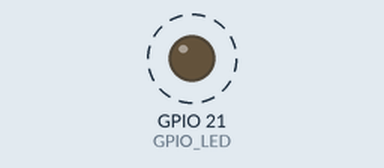
The program below on a simulated Raspberry Pi (BCM pin numbers). On the bench: output pins drawn as LEDs (lit = HIGH). Dashed ring = blinking. What the program prints to the terminal is not drawn.

Above: at 0.2 s.
Timing chart, 0 to 3.0 s (numbered marks = the images above):
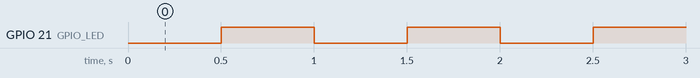

Measured:
- by itself, GPIO 21 (GPIO_LED): alternates HIGH for 0.50 s and LOW for 0.50 s

The program:

led_blink_RPiGPIO.py
```python
# Beispiel mit Rpi.GPIO library
import RPi.GPIO as GPIO
from time import sleep

GPIO_LED = 21

GPIO.setmode(GPIO.BCM)
GPIO.setup(GPIO_LED, GPIO.OUT)

print("Start blinking...")
print("Press CTRL-C to stop.")

try:
    while(True):
        GPIO.output(GPIO_LED, GPIO.LOW)
        sleep(0.5)
        GPIO.output(GPIO_LED, GPIO.HIGH)
        sleep(0.5)
except KeyboardInterrupt:
    GPIO.output(GPIO_LED, GPIO.LOW)
    GPIO.cleanup()

print("Done!")
```
